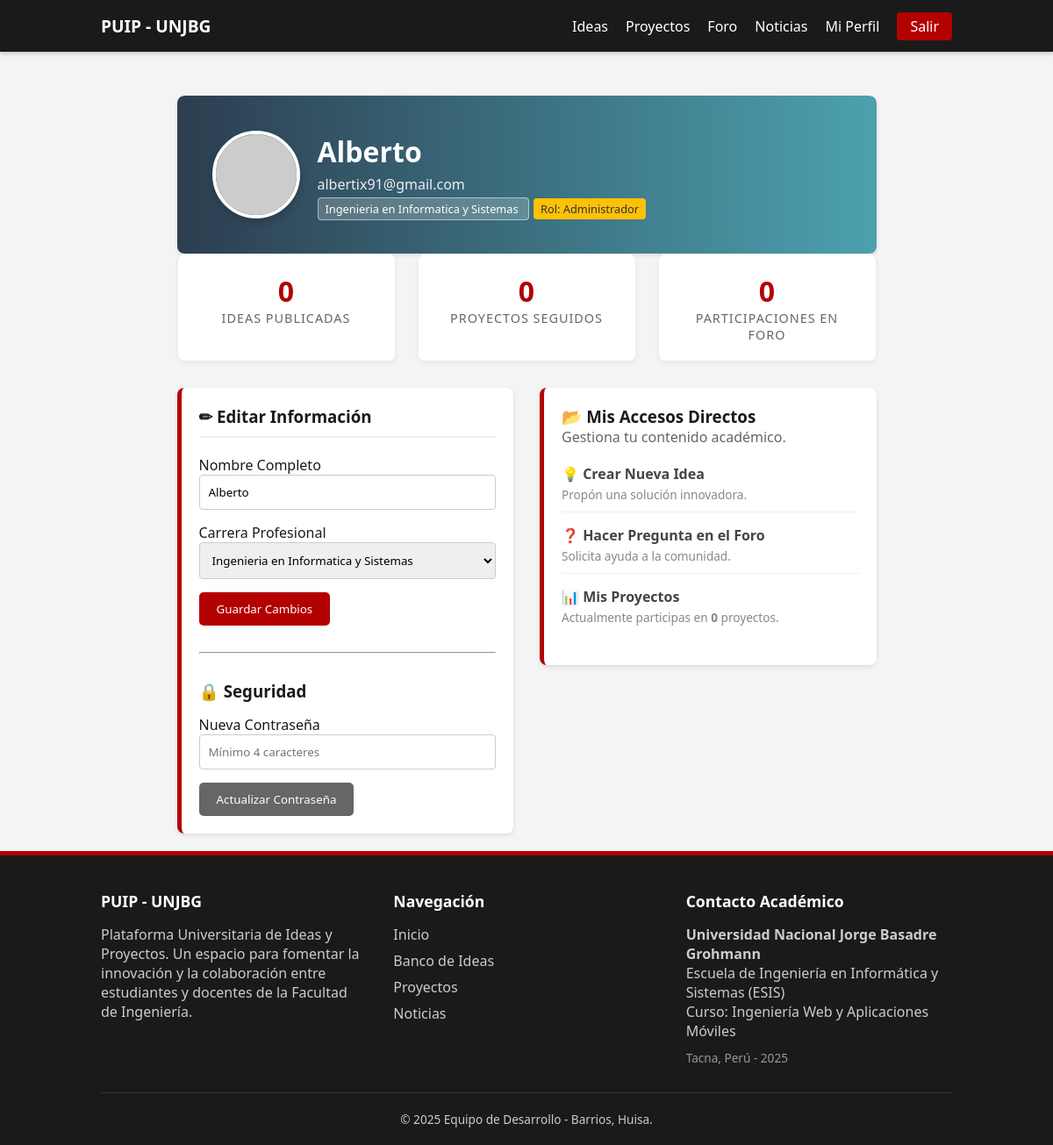
/perfil (signed in), run on the app's committed database.
### tables this page shows
create table usuarios (
    id_usuario int primary key auto_increment,
    nombre_completo varchar(200) not null,
    correo_electronico varchar(255) not null unique,
    password_hash varchar(255) not null,
    carrera_id int,
    rol enum('estudiante', 'administrador') not null default 'estudiante',
    foto_perfil varchar(255),
    fecha_registro timestamp default current_timestamp,
    constraint fk_usuarios_carreras foreign key (carrera_id) references carreras(id_carrera) on delete set null
);

create table carreras (
    id_carrera int primary key auto_increment,
    nombre varchar(150) not null unique,
    descripcion varchar(500)
);

### app/controllers/PerfilController.php (called while the page is built, shortened)
<?php
class PerfilController extends Controller {
    public function index(){
        $usuarioModel = $this->model('Usuario');
        $id_usuario = $_SESSION['usuario_id'];
        $datosUsuario = $usuarioModel->obtenerPerfil($id_usuario);
        $stats = $usuarioModel->obtenerEstadisticas($id_usuario);
        $carreraModel = $this->model('Carrera');
        $carreras = $carreraModel->obtenerTodas();
        $data = [
            'usuario' => $datosUsuario,
            'stats' => $stats,
            'carreras' => $carreras
        ];
        $this->view('perfil/index', $data);
    }
}

### app/core/App.php (called while the page is built, shortened)
<?php
class App{
    protected $method = 'index';
    public function __construct(){
        $url = $this->parseUrl();
        if(isset($url[0])){
            $controllerName = ucfirst($url[0]) . 'Controller';
            if(file_exists('../app/controllers/' . $controllerName . '.php')){
                unset($url[0]);
            }
        }
        $this->controller = new $this->controller;
        $this->params = $url ? array_values($url) : [];
        call_user_func_array([$this->controller, $this->method], $this->params);
    }
    public function parseURL(){
        if(isset($_GET['url'])){
            return explode('/', filter_var(rtrim($_GET['url'], '/'), FILTER_SANITIZE_URL));
        }
        return [];
    }
}
?>

### public/index.php (called while the page is built, shortened)
<?php
require_once '../app/core/App.php';
require_once '../app/core/Controller.php';
require_once '../app/core/Database.php';
$app = new App();
?>

### app/models/Usuario.php (called while the page is built, shortened)
<?php
class Usuario {
    private $db;
    public function __construct(){
        $this->db = Database::connect();
    }
    public function obtenerPerfil($id){
        $sql = "SELECT u.*, c.nombre as nombre_carrera
                FROM usuarios u
                LEFT JOIN carreras c ON u.carrera_id = c.id_carrera
                WHERE u.id_usuario = :id";
        $stmt = $this->db->prepare($sql);
        $stmt->bindValue(':id', $id);
        $stmt->execute();
        return $stmt->fetch(PDO::FETCH_OBJ);
    }
    public function obtenerEstadisticas($id){
        $stmt1 = $this->db->prepare("SELECT COUNT(*) as total FROM ideas WHERE usuario_creador_id = :id");
        $stmt1->bindValue(':id', $id);
        $stmt1->execute();
        $ideas = $stmt1->fetch(PDO::FETCH_OBJ)->total;
        $stmt2 = $this->db->prepare("SELECT COUNT(*) as total FROM proyecto_seguidores WHERE usuario_id = :id");
        $stmt2->bindValue(':id', $id);
        $stmt2->execute();
        $proyectos = $stmt2->fetch(PDO::FETCH_OBJ)->total;
        $stmt3 = $this->db->prepare("SELECT COUNT(*) as total FROM foro_publicaciones WHERE usuario_id = :id");
        $stmt3->bindValue(':id', $id);
        $stmt3->execute();
        $preguntas = $stmt3->fetch(PDO::FETCH_OBJ)->total;
        return (object)[
            'ideas' => $ideas,
            'proyectos_seguidos' => $proyectos,
            'preguntas' => $preguntas
        ];
    }
}

### app/core/Database.php (called while the page is built, shortened)
<?php
class Database {
    private $host = 'localhost';
    private $db_name = 'plataforma_universitaria';
    private $username = 'root';
    private $password = '';
    private static $instance = null;
    private function __construct() {
        try {
            $this->conn = new PDO(
                "mysql:host=" . $this->host . ";dbname=" . $this->db_name . ";charset=utf8mb4",
                $this->username,
                $this->password
            );
        } catch(PDOException $e) {
            echo "Error de conexion: " . $e->getMessage();
        }
    }
    public static function connect() {
        if (self::$instance === null) {
            self::$instance = new Database();
        }
        return self::$instance->conn;
    }
}
?>

### app/models/Carrera.php (called while the page is built)
<?php
class Carrera {
    private $db;
    public function __construct(){
        $this->db = Database::connect();
    }
    public function obtenerTodas(){
        $sql = "SELECT * FROM carreras ORDER BY nombre ASC";
        $stmt = $this->db->prepare($sql);
        $stmt->execute();
        return $stmt->fetchAll(PDO::FETCH_OBJ);
    }
}
?>

### app/views/perfil/index.php (the view, shortened to what this page needs)
<?php require_once APPROOT . '/views/layouts/header.php'; ?>
<div class="container" style="margin-top: 30px;">
    <div class="card" style="padding: 0; border: none; overflow: hidden;">
        <div class="perfil-header">
            <img src="https://ui-avatars.com/api/?name=<?= urlencode($data['usuario']->nombre_completo) ?>&background=random&size=128"
                 alt="Avatar" class="avatar-circle">
            <div>
                <h1 style="margin: 0;"><?= $data['usuario']->nombre_completo ?></h1>
                <p style="margin: 5px 0; opacity: 0.9;"><?= $data['usuario']->correo_electronico ?></p>
                <span class="badge" style="background: rgba(255,255,255,0.2); border: 1px solid rgba(255,255,255,0.5);">
                    <?= $data['usuario']->nombre_carrera ?? 'Sin carrera asignada' ?>
                </span>
                <span class="badge" style="background: #ffc107; color: #333; margin-left: 5px;">
                    Rol: <?= ucfirst($data['usuario']->rol) ?>
                </span>
            </div>
        </div>
    </div>
    <div class="dashboard-grid" style="margin-top: -20px; position: relative; z-index: 10;">
        <div class="stat-box">
            <div class="stat-number"><?= $data['stats']->ideas ?></div>
            <div class="stat-label">Ideas Publicadas</div>
        </div>
        <div class="stat-box">
            <div class="stat-number"><?= $data['stats']->proyectos_seguidos ?></div>
            <div class="stat-label">Proyectos Seguidos</div>
        </div>
        <div class="stat-box">
            <div class="stat-number"><?= $data['stats']->preguntas ?></div>
            <div class="stat-label">Participaciones en Foro</div>
        </div>
    </div>
    <div style="display: flex; gap: 30px; margin-top: 30px; flex-wrap: wrap;">
        <div style="flex: 1; min-width: 300px;">
            <div class="card">
                <h3 style="border-bottom: 2px solid #eee; padding-bottom: 10px; margin-bottom: 20px;">✏ Editar Información</h3>
                <form action="<?= BASE_URL ?>perfil/actualizar" method="POST">
                    <div class="form-group">
                        <label>Nombre Completo</label>
                        <input type="text" name="nombre" value="<?= $data['usuario']->nombre_completo ?>" required>
                    </div>
                    <div class="form-group">
                        <label>Carrera Profesional</label>
                        <select name="carrera_id" required>
                            <?php foreach($data['carreras'] as $carrera): ?>
                                <option value="<?= $carrera->id_carrera ?>" <?= $data['usuario']->carrera_id == $carrera->id_carrera ? 'selected' : '' ?>>
                                    <?= $carrera->nombre ?>
                                </option>
                            <?php endforeach; ?>
                        </select>
                    </div>
                    <button type="submit" class="btn btn-primary">Guardar Cambios</button>
                </form>
                <hr style="margin: 30px 0;">
                <h3 style="margin-bottom: 15px;">🔒 Seguridad</h3>
                <form action="<?= BASE_URL ?>perfil/cambiar_password" method="POST">
                    <div class="form-group">
                        <label>Nueva Contraseña</label>
                        <input type="password" name="password_nueva" placeholder="Mínimo 4 caracteres" required>
                    </div>
                    <button type="submit" class="btn" style="background: #666; color: white;">Actualizar Contraseña</button>
                </form>
            </div>
        </div>
        <div style="flex: 1; min-width: 300px;">
            <div class="card">
                <h3>📂 Mis Accesos Directos</h3>
                <p style="color: #666; margin-bottom: 20px;">Gestiona tu contenido académico.</p>
                <a href="<?= BASE_URL ?>idea/crear" class="list-item" style="display: block; color: var(--primary);">
                    <h4>💡 Crear Nueva Idea</h4>
                    <p>Propón una solución innovadora.</p>
                </a>
                <a href="<?= BASE_URL ?>foro/crear" class="list-item" style="display: block; color: #007bff;">
                    <h4>❓ Hacer Pregunta en el Foro</h4>
                    <p>Solicita ayuda a la comunidad.</p>
                </a>
                <div class="list-item">
                    <h4>📊 Mis Proyectos</h4>
                    <p>Actualmente participas en <strong><?= $data['stats']->proyectos_seguidos ?></strong> proyectos.</p>
                </div>
            </div>
        </div>
    </div>
</div>
<?php require_once APPROOT . '/views/layouts/footer.php'; ?>

### public/css/style.css (style rules this page uses)
:root { --primary: #b30000; --secondary: #1a1a1a; --light: #f4f4f4; --white: #ffffff; --gray: #666; }
* { box-sizing: border-box; margin: 0; padding: 0; font-family: 'Segoe UI', sans-serif; }
body { background-color: var(--light); color: var(--secondary); display: flex; flex-direction: column; min-height: 100vh; }
a { text-decoration: none; color: inherit; }
.container { max-width: 1000px; margin: 0 auto; padding: 0 15px; }
.dashboard-grid { display: grid; grid-template-columns: repeat(auto-fit, minmax(200px, 1fr)); gap: 25px; }
.list-item { margin-bottom: 15px; border-bottom: 1px solid #f0f0f0; padding-bottom: 10px; }
.list-item:last-child { border: none; }
.list-item h4 { font-size: 1rem; color: #444; margin-bottom: 3px; }
.list-item p { font-size: 0.85rem; color: #888; }
.btn { padding: 10px 20px; border: none; border-radius: 5px; cursor: pointer; }
.btn-primary { background-color: var(--primary); color: white; }
.card { background: white; padding: 20px; margin-bottom: 20px; border-radius: 8px; border-left: 5px solid var(--primary); box-shadow: 0 2px 5px rgba(0,0,0,0.1); }
.badge { background: #eee; padding: 3px 8px; border-radius: 4px; font-size: 0.8rem; }
.form-group { margin-bottom: 15px; }
.form-group input, .form-group select, .form-group textarea { width: 100%; padding: 10px; border: 1px solid #ccc; border-radius: 4px; }

### app/views/perfil/index.php (style rules this page uses)
.perfil-header { background: linear-gradient(to right, #2c3e50, #4ca1af); color: white; padding: 40px; border-radius: 8px 8px 0 0; display: flex; align-items: center; gap: 20px; flex-wrap: wrap; }
.avatar-circle { width: 100px; height: 100px; border-radius: 50%; border: 4px solid white; box-shadow: 0 4px 10px rgba(0,0,0,0.2); }
.stat-box { background: white; padding: 20px; border-radius: 8px; text-align: center; box-shadow: 0 2px 5px rgba(0,0,0,0.05); border: 1px solid #eee; }
.stat-number { font-size: 2rem; font-weight: bold; color: var(--primary); }
.stat-label { color: #666; font-size: 0.9rem; text-transform: uppercase; letter-spacing: 1px; }

### data on the page
usuarios: nombre_completo "Alberto", correo_electronico "albertix91@gmail.com", carrera.nombre "Ingenieria en Informatica y Sistemas", rol "Administrador", nombre "Alberto", carrera_id "Ingenieria en Informatica y Sistemas"

### other printed values
$data['stats']->ideas "0"
$data['stats']->proyectos_seguidos "0"
$data['stats']->preguntas "0"
